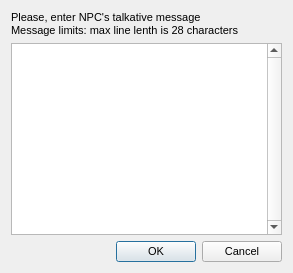
<?xml version="1.0" encoding="UTF-8"?>
<ui version="4.0">
 <class>ItemMsgBox</class>
 <widget class="QDialog" name="ItemMsgBox">
  <property name="geometry">
   <rect>
    <x>0</x>
    <y>0</y>
    <width>289</width>
    <height>241</height>
   </rect>
  </property>
  <property name="font">
   <font>
    <family>Liberation Sans</family>
    <pointsize>8</pointsize>
    <weight>50</weight>
    <bold>false</bold>
   </font>
  </property>
  <property name="windowTitle">
   <string>Set message box</string>
  </property>
  <property name="windowIcon">
   <iconset resource="../_resources/editor.qrc">
    <normaloff>:/images/coin.png</normaloff>:/images/coin.png</iconset>
  </property>
  <layout class="QGridLayout" name="gridLayout">
   <property name="sizeConstraint">
    <enum>QLayout::SetFixedSize</enum>
   </property>
   <item row="0" column="0">
    <widget class="QLabel" name="NotesLabel">
     <property name="whatsThis">
      <string>&lt;html&gt;&lt;head/&gt;&lt;body&gt;&lt;p&gt;This is a message, what will be displayed if player will do talk with this NPC.&lt;/p&gt;&lt;p&gt;&lt;span style=&quot; font-weight:600;&quot;&gt;Note:&lt;/span&gt; All quotes and new-line characters will be removed.&lt;/p&gt;&lt;/body&gt;&lt;/html&gt;</string>
     </property>
     <property name="text">
      <string>Please, enter NPC's talkative message
Message limits: max line lenth is 28 characters</string>
     </property>
    </widget>
   </item>
   <item row="1" column="0">
    <widget class="QPlainTextEdit" name="msgTextBox">
     <property name="minimumSize">
      <size>
       <width>271</width>
       <height>162</height>
      </size>
     </property>
     <property name="font">
      <font>
       <family>Liberation Mono</family>
       <pointsize>11</pointsize>
       <weight>75</weight>
       <bold>true</bold>
      </font>
     </property>
     <property name="whatsThis">
      <string>&lt;html&gt;&lt;head/&gt;&lt;body&gt;&lt;p&gt;This is a message, what will be displayed if player will do talk with this NPC.&lt;/p&gt;&lt;p&gt;&lt;span style=&quot; font-weight:600;&quot;&gt;Note:&lt;/span&gt; All quotes and new-line characters will be removed.&lt;/p&gt;&lt;/body&gt;&lt;/html&gt;</string>
     </property>
     <property name="verticalScrollBarPolicy">
      <enum>Qt::ScrollBarAlwaysOn</enum>
     </property>
     <property name="horizontalScrollBarPolicy">
      <enum>Qt::ScrollBarAlwaysOff</enum>
     </property>
     <property name="undoRedoEnabled">
      <bool>false</bool>
     </property>
     <property name="plainText">
      <string notr="true"/>
     </property>
     <property name="maximumBlockCount">
      <number>28</number>
     </property>
    </widget>
   </item>
   <item row="2" column="0">
    <widget class="QDialogButtonBox" name="buttonBox">
     <property name="orientation">
      <enum>Qt::Horizontal</enum>
     </property>
     <property name="standardButtons">
      <set>QDialogButtonBox::Cancel|QDialogButtonBox::Ok</set>
     </property>
    </widget>
   </item>
  </layout>
 </widget>
 <resources>
  <include location="../_resources/editor.qrc"/>
 </resources>
 <connections>
  <connection>
   <sender>buttonBox</sender>
   <signal>accepted()</signal>
   <receiver>ItemMsgBox</receiver>
   <slot>accept()</slot>
   <hints>
    <hint type="sourcelabel">
     <x>248</x>
     <y>254</y>
    </hint>
    <hint type="destinationlabel">
     <x>157</x>
     <y>274</y>
    </hint>
   </hints>
  </connection>
  <connection>
   <sender>buttonBox</sender>
   <signal>rejected()</signal>
   <receiver>ItemMsgBox</receiver>
   <slot>reject()</slot>
   <hints>
    <hint type="sourcelabel">
     <x>316</x>
     <y>260</y>
    </hint>
    <hint type="destinationlabel">
     <x>286</x>
     <y>274</y>
    </hint>
   </hints>
  </connection>
 </connections>
</ui>
